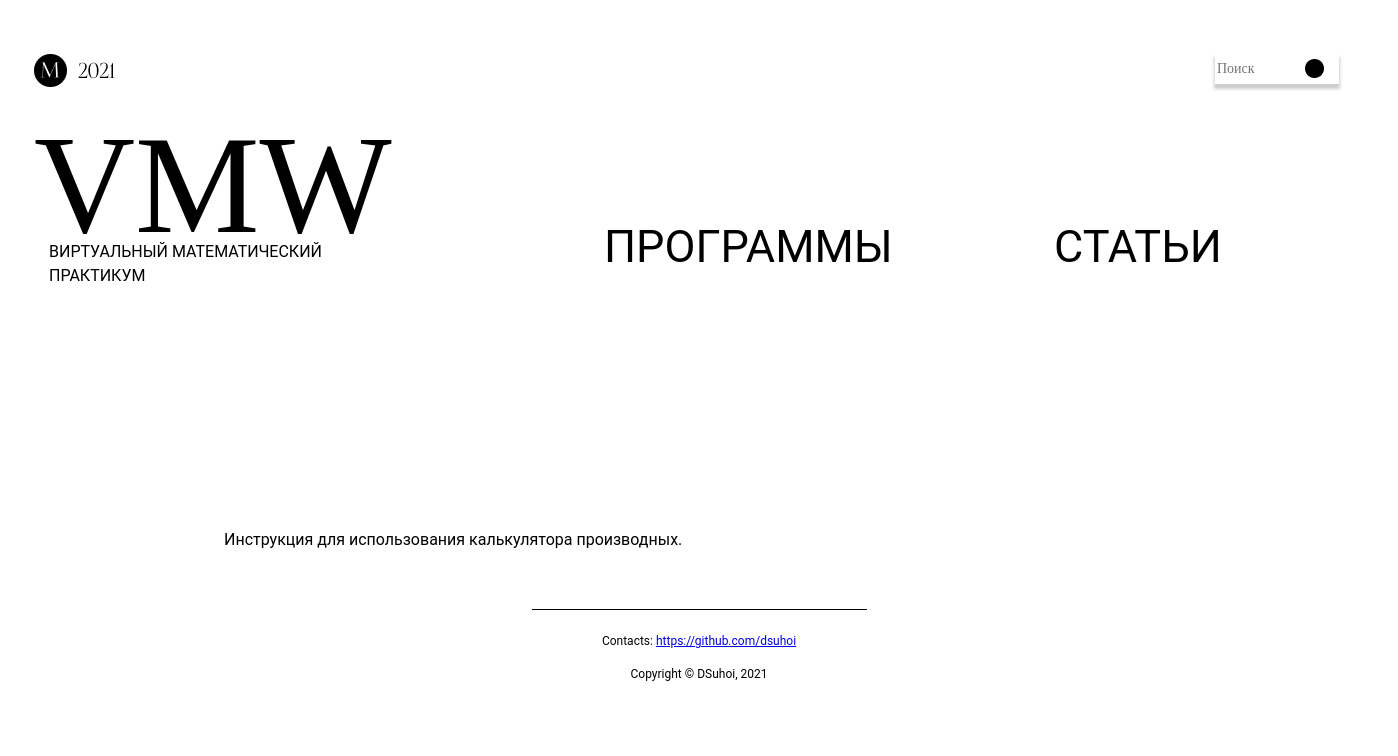
The app's page /post/20, older data.
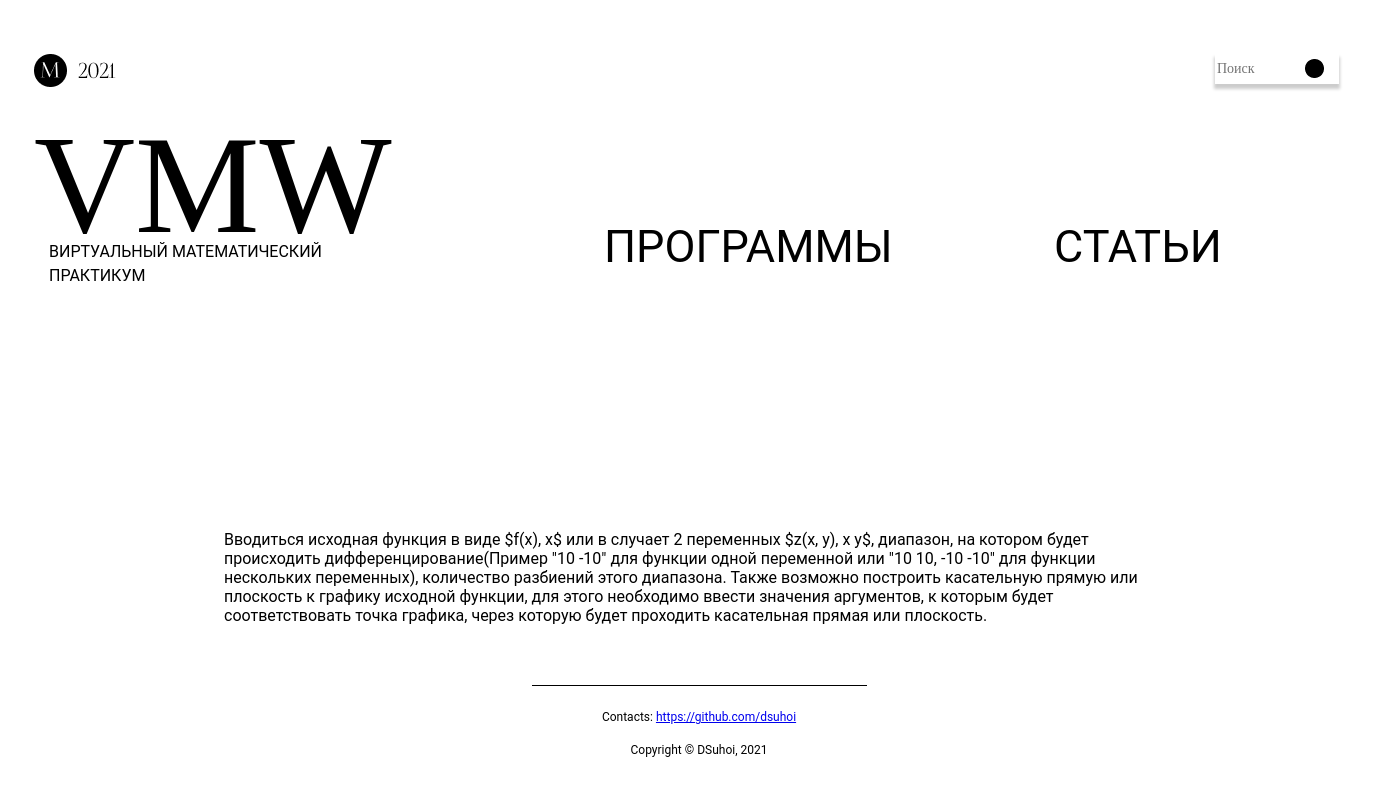
The same page, newer data.
### app/models.py (models this page shows, shortened)
class Articles(db.Model):
    id = db.Column(db.Integer(), nullable=False, primary_key=True)
    title = db.Column(db.Text(), nullable=False)
    chapter = db.Column(db.Text(), nullable=False)
    content = db.Column(db.Text(), nullable=False, default='Текст')

### app/post/views.py (the view)
@post.route('/<post_id>')
def page(post_id):
    articles = Articles.query
    return render_template('page.html', data=articles.get(post_id))

### app/templates/page.html (shortened to what this page needs)
{% extends "base.html" %}
{% block text %}
<article>
    {{data.content |safe }}
</article>
{%endblock %}

### app/templates/base.html (shortened to what this page needs)
<!DOCTYPE html>
<html>
    <head>
        <link href="{{ url_for('static', filename='css/style.css') }}"
          rel="stylesheet"  type="text/css">
    </head>
    <body>
        <main>
            <header>
                <div class="container">
                    <div class="header_inner">
                        <div class="logo">
                            <a href="{{ url_for('main.index') }}"><img src="{{ url_for('static',filename='img/Group 2.png') }}"></a>
                        </div>
                        <div class="search">
                            <div class="search_box">
                                <div class="btn">
                                    <img src="{{ url_for('static',filename='img/search_box.png') }}">
                                </div>
                                <input type="text" class="input" placeholder="Поиск">
                            </div>
                        </div>
                    </div>
                </div>
            </header>
            <div class="header1">
                <section class="banner">
                    <div class="text">
                        <p class="w">VMW</p>
                        <p class="v">ВИРТУАЛЬНЫЙ МАТЕМАТИЧЕСКИЙ ПРАКТИКУМ</p>
                    </div>
                </section>
                <nav class="menu">
                    <ul class="menu_list">
                        <li><a class="menu_link" href="{{ url_for('programs.index') }}">Программы</a>
                            </li>
                            <li><a class="menu_link" href="{{ url_for('post.index') }}">Статьи</a>
                            </li>
                        </ul>
                </nav>
            </div>
                    {% block text %}{% endblock %}
            <div class="footer">
                <footer>
                        <p class="foot">Contacts: <a href="https://github.com/dsuhoi">
                            https://github.com/dsuhoi</a></p>
                        <p>Copyright © DSuhoi, 2021</p>
                </footer>
            </div>
        </main>
    </body>
</html>

### app/static/css/style.css (style rules this page uses)
body { margin: 0; font-family: 'FoglihtenNo06','Roboto', sans-serif; color: #000000; }
.container { box-sizing: border-box; margin-top:45px; height: 80px; text-align: center; align-items: center; width: 100%; max-width: 1330px; margin:0 auto; }
.header_inner { text-align: center; display: flex; justify-content: space-between; padding: 54px 0; }
.search { width: 174px; }
.search .search_box { text-align: center; margin:0 auto; position: relative; width: 174px; height: 28px; }
.input { border:0; outline: none; font-family: 'FoglihtenNo06'; font-size: 14px; color:#000; box-shadow: 0px 4px 3px 1px rgba(0, 0, 0, 0.2); }
.search .search_box .input { top:0; left:5px; width: 120px; height: 100% }
.search .search_box .btn { position: absolute; top:5px; right:40px; height: 26; }
.header1 { width: 100%; max-width: 1330px; height: 450px; margin:0 auto; display: flex; }
.banner { position: static; top:-20px; max-width: 440px; margin:0px 0px 0px 0px; }
.w { margin-top: -90px; margin:0 ; font-family: 'FoglihtenNo06'; font-size:140px; }
.v { margin-top: -50px; margin-left: 15px; }
.menu { height: 250px; margin-left: 150px; margin-top:140px; width: 800px; }
.menu a { text-decoration:none; }
.menu li { list-style: none; }
.menu_list { width: 840px; margin:0; display: flex; justify-content: space-between; }
.menu_list>li { width: 390px; font-size: 45px; }
.menu_link { text-transform: uppercase; justify-content: space-around; color: #000; }
article { background-color: #fff; width: 100%; max-width: 950px; margin:0 auto; margin-bottom: 60px; }
article:after, #main:after { clear:both; display:table; content:''; }
article p, main p { line-height: 150%; margin-bottom: 15px; }
.foot { line-height:-1.1; }
.footer { width: 100%; max-width: 315px; margin:0 auto; margin-top: 60px; border-top: 1px solid #000; font-size: 12px; text-align: center; padding: 10px 10px 30px 10px; }

Row changes from the older to the newer data that the page shows:
changed Articles: content "Инструкция для использования калькулятора производных." → "Вводиться исходная функция в виде $f(x), x$ или в случает 2 переменных $z(x, y), x y$, диапазон, на котором будет происходить дифференцирование(Пример \"10 -10\" для функции одной переменной или \"10 10, -10 -10\" для функции нескольких переменных), количество разбиений этого диапазона. Также возможно построить касательную прямую или плоскость к графику исходной функции, для этого необходимо ввести значения аргументов, к которым будет соответствовать точка графика, через которую будет проходить касательная прямая или плоскость."
